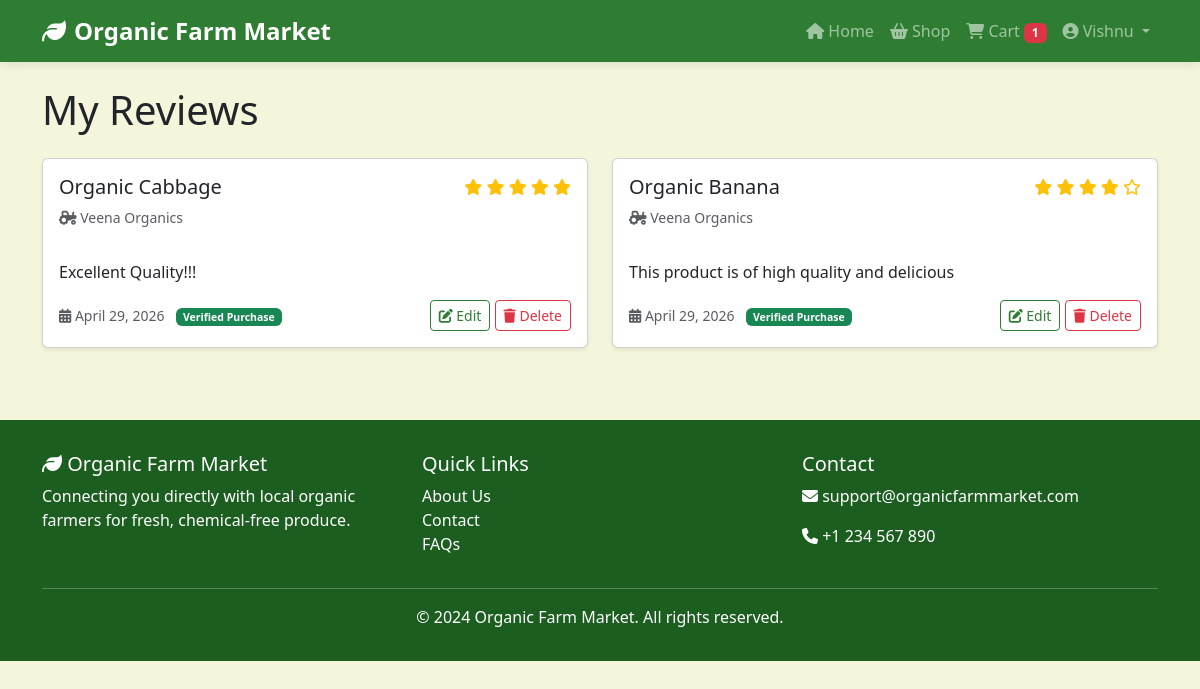
/reviews/my-reviews/ (signed in), run on the app's committed database.
### accounts/models.py (models this page shows, shortened)
class User(AbstractUser):
    USER_TYPE_CHOICES = (
        ('customer', 'Customer'),
        ('farmer', 'Farmer'),
    )
    user_type = models.CharField(max_length=10, choices=USER_TYPE_CHOICES, default='customer')
    phone = models.CharField(max_length=15, blank=True, null=True)
    profile_picture = models.ImageField(upload_to='profile_pics/', blank=True, null=True)
    address = models.TextField(blank=True, null=True)
    @property
    def is_farmer(self):
        return self.user_type == 'farmer'

class FarmerProfile(models.Model):
    user = models.OneToOneField(User, on_delete=models.CASCADE, related_name='farmer_profile')
    farm_name = models.CharField(max_length=100)
    farm_location = models.CharField(max_length=200)
    bio = models.TextField(help_text="Tell customers about your organic farming practices")
    is_organic_certified = models.BooleanField(default=False)
    certification_details = models.CharField(max_length=200, blank=True, null=True)
    established_year = models.IntegerField(blank=True, null=True)
    is_verified = models.BooleanField(default=False)  # Admin verification

### reviews/models.py (models this page shows, shortened)
class Review(models.Model):
    RATING_CHOICES = (
        (1, '1 - Poor'),
        (2, '2 - Fair'),
        (3, '3 - Good'),
        (4, '4 - Very Good'),
        (5, '5 - Excellent'),
    )
    product = models.ForeignKey(Product, on_delete=models.CASCADE, related_name='reviews')
    customer = models.ForeignKey(User, on_delete=models.CASCADE, related_name='reviews')
    order = models.ForeignKey(Order, on_delete=models.CASCADE, related_name='reviews', null=True, blank=True)
    rating = models.IntegerField(choices=RATING_CHOICES)
    comment = models.TextField()
    created_at = models.DateTimeField(auto_now_add=True)
    updated_at = models.DateTimeField(auto_now=True)
    is_verified_purchase = models.BooleanField(default=False)
    class Meta:
        unique_together = ('product', 'customer')
        ordering = ['-created_at']

### products/models.py (models this page shows, shortened)
class Product(models.Model):
    UNIT_CHOICES = (
        ('kg', 'Kilogram (kg)'),
        ('g', 'Gram (g)'),
        ('dozen', 'Dozen'),
        ('piece', 'Piece'),
        ('bunch', 'Bunch'),
    )
    farmer = models.ForeignKey(FarmerProfile, on_delete=models.CASCADE, related_name='products')
    category = models.ForeignKey(Category, on_delete=models.SET_NULL, null=True, related_name='products')
    name = models.CharField(max_length=100)
    slug = models.SlugField(unique=True, blank=True)
    description = models.TextField()
    price = models.DecimalField(max_digits=10, decimal_places=2)
    unit = models.CharField(max_length=10, choices=UNIT_CHOICES, default='kg')
    stock_quantity = models.PositiveIntegerField(default=0)
    image = models.ImageField(upload_to='products/', blank=True, null=True)
    is_organic_certified = models.BooleanField(default=True)
    is_available = models.BooleanField(default=True)
    created_at = models.DateTimeField(auto_now_add=True)
    updated_at = models.DateTimeField(auto_now=True)

### reviews/views.py (the view)
# urls.py: path('my-reviews/', views.my_reviews, name='my_reviews'),
@login_required
def my_reviews(request):
    reviews = Review.objects.filter(customer=request.user).select_related('product', 'product__farmer').order_by('-created_at')
    context = {
        'reviews': reviews,
    }
    return render(request, 'reviews/my_reviews.html', context)

### cart/context_processors.py (called while the page is built)
def cart_count(request):
    if request.user.is_authenticated:
        cart = Cart.objects.filter(user=request.user).first()
        if cart:
            return {'cart_count': cart.total_items}
    return {'cart_count': 0}

### cart/models.py (called while the page is built)
    @property
    def total_items(self):
        return sum(item.quantity for item in self.items.all())

### templates/reviews/my_reviews.html (shortened to what this page needs)
{% extends 'base.html' %}
{% block content %}
<div class="container mt-4">
    <h1 class="mb-4">My Reviews</h1>
    {% if reviews %}
        <div class="row">
            {% for review in reviews %}
                <div class="col-md-6 mb-4">
                    <div class="card h-100 shadow-sm">
                        <div class="card-body">
                            <div class="d-flex justify-content-between align-items-start">
                                <div>
                                    <h5>{{ review.product.name }}</h5>
                                    <p class="text-muted small">
                                        <i class="fas fa-tractor"></i> {{ review.product.farmer.farm_name }}
                                    </p>
                                </div>
                                <div class="text-end">
                                    {% for i in "12345"|make_list %}
                                        {% if forloop.counter <= review.rating %}
                                            <i class="fas fa-star text-warning"></i>
                                        {% else %}
                                            <i class="far fa-star text-warning"></i>
                                        {% endif %}
                                    {% endfor %}
                                </div>
                            </div>
                            <p class="mt-3">{{ review.comment }}</p>
                            <div class="d-flex justify-content-between align-items-center mt-3">
                                <small class="text-muted">
                                    <i class="fas fa-calendar-alt"></i> {{ review.created_at|date:"F j, Y" }}
                                    {% if review.is_verified_purchase %}
                                        <span class="badge bg-success ms-2">Verified Purchase</span>
                                    {% endif %}
                                </small>
                                <div>
                                    <a href="{% url 'reviews:add_review' review.product.id %}" class="btn btn-sm btn-outline-primary">
                                        <i class="fas fa-edit"></i> Edit
                                    </a>
                                    <a href="{% url 'reviews:delete_review' review.id %}" class="btn btn-sm btn-outline-danger"
                                       onclick="return confirm('Are you sure you want to delete this review?')">
                                        <i class="fas fa-trash"></i> Delete
                                    </a>
                                </div>
                            </div>
                        </div>
                    </div>
                </div>
            {% endfor %}
        </div>
    {% endif %}
</div>
{% endblock %}

### templates/base.html (shortened to what this page needs)
<!DOCTYPE html>
<html lang="en">
<head>
    <link href="https://cdn.jsdelivr.net/npm/bootstrap@5.3.0/dist/css/bootstrap.min.css" rel="stylesheet">
    <link rel="stylesheet" href="https://cdnjs.cloudflare.com/ajax/libs/font-awesome/6.4.0/css/all.min.css">
</head>
<body>
    <nav class="navbar navbar-expand-lg navbar-dark">
        <div class="container">
            <a class="navbar-brand" href="{% url 'pages:home' %}">
                <i class="fas fa-leaf me-2"></i>Organic Farm Market
            </a>
            <div class="collapse navbar-collapse" id="navbarNav">
                <ul class="navbar-nav ms-auto">
                    <li class="nav-item">
                        <a class="nav-link" href="{% url 'pages:home' %}">
                            <i class="fas fa-home"></i> Home
                        </a>
                    </li>
                    <li class="nav-item">
                        <a class="nav-link" href="{% url 'products:product_list' %}">
                            <i class="fas fa-shopping-basket"></i> Shop
                        </a>
                    </li>
                    {% if user.is_authenticated %}
                        {% if user.is_farmer %}
                            <li class="nav-item">
                                <a class="nav-link" href="{% url 'accounts:farmer_dashboard' %}">
                                    <i class="fas fa-tachometer-alt"></i> Dashboard
                                </a>
                            </li>
                            <li class="nav-item">
                                <a class="nav-link" href="{% url 'accounts:customer_dashboard' %}">
                                    <i class="fas fa-user"></i> My Account
                                </a>
                            </li>
                            <li class="nav-item">
                                <a class="nav-link" href="{% url 'products:farmer_product_list' %}">
                                    <i class="fas fa-user"></i> My Products
                                </a>
                            </li>
                            <li class="nav-item">
                                <a class="nav-link" href="{% url 'orders:farmer_orders' %}">
                                    <i class="fas fa-shopping-cart"></i> Orders
                                </a>
                            </li>
                        {% else %}
                            <li class="nav-item">
                                <a class="nav-link" href="{% url 'cart:cart_detail' %}">
                                    <i class="fas fa-shopping-cart"></i> Cart
                                    <span class="badge bg-danger cart-count">{{ cart_count }}</span>
                                </a>
                            </li>
                        {% endif %}
                        <li class="nav-item dropdown">
                            <a class="nav-link dropdown-toggle" href="#" id="userDropdown" role="button" data-bs-toggle="dropdown">
                                <i class="fas fa-user-circle"></i> {{ user.username }}
                            </a>
                        </li>
                    {% endif %}
                </ul>
            </div>
        </div>
    </nav>
    {% block content %}
    {% endblock %}
    <footer class="footer">
        <div class="container">
            <div class="row">
                <div class="col-md-4">
                    <h5><i class="fas fa-leaf"></i> Organic Farm Market</h5>
                    <p>Connecting you directly with local organic farmers for fresh, chemical-free produce.</p>
                </div>
                <div class="col-md-4">
                    <h5>Quick Links</h5>
                    <ul class="list-unstyled">
                        <li><a href="#" class="text-white text-decoration-none">About Us</a></li>
                        <li><a href="#" class="text-white text-decoration-none">Contact</a></li>
                        <li><a href="#" class="text-white text-decoration-none">FAQs</a></li>
                    </ul>
                </div>
                <div class="col-md-4">
                    <h5>Contact</h5>
                    <p><i class="fas fa-envelope"></i> support@organicfarmmarket.com</p>
                    <p><i class="fas fa-phone"></i> +1 234 567 890</p>
                </div>
            </div>
            <hr class="bg-light">
            <div class="text-center">
                <p class="mb-0">&copy; 2024 Organic Farm Market. All rights reserved.</p>
            </div>
        </div>
    </footer>
</body>
</html>

### templates/base.html (style rules this page uses)
:root { --primary-green: #2E7D32; --secondary-orange: #FFB74D; --light-beige: #F5F5DC; --dark-green: #1B5E20; }
body { font-family: 'Segoe UI', Tahoma, Geneva, Verdana, sans-serif; background-color: var(--light-beige); }
.navbar { background-color: var(--primary-green) !important; box-shadow: 0 2px 10px rgba(0,0,0,0.1); }
.navbar-brand { font-weight: bold; font-size: 1.5rem; }
.btn-outline-primary { border-color: var(--primary-green); color: var(--primary-green); }
.footer { background-color: var(--dark-green); color: white; padding: 2rem 0; margin-top: 3rem; }

### data on the page
User: username "Vishnu"
Review: product.name "Organic Cabbage", product.farmer.farm_name "Veena Organics", rating 5 (drawn), comment "Excellent Quality!!!", created_at "April 29, 2026", is_verified_purchase "Verified Purchase"
Review: product.name "Organic Banana", product.farmer.farm_name "Veena Organics", rating 4 (drawn), comment "This product is of high quality and delicious", created_at "April 29, 2026", is_verified_purchase "Verified Purchase"

### other printed values
{{ cart_count }} "1"
